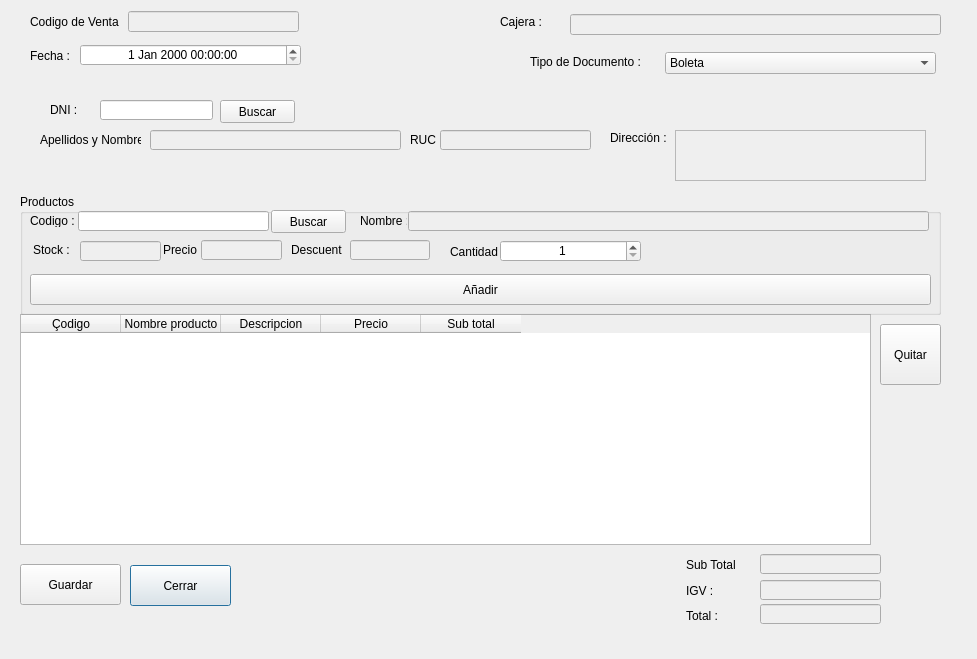
<?xml version="1.0" encoding="UTF-8"?>
<ui version="4.0">
 <class>FrmVenta</class>
 <widget class="QDialog" name="FrmVenta">
  <property name="geometry">
   <rect>
    <x>0</x>
    <y>0</y>
    <width>977</width>
    <height>659</height>
   </rect>
  </property>
  <property name="windowTitle">
   <string>Dialog</string>
  </property>
  <widget class="QComboBox" name="comboBox">
   <property name="geometry">
    <rect>
     <x>665</x>
     <y>52</y>
     <width>271</width>
     <height>22</height>
    </rect>
   </property>
   <item>
    <property name="text">
     <string>Boleta</string>
    </property>
   </item>
   <item>
    <property name="text">
     <string>Factura</string>
    </property>
   </item>
  </widget>
  <widget class="QLineEdit" name="leTotal">
   <property name="enabled">
    <bool>false</bool>
   </property>
   <property name="geometry">
    <rect>
     <x>760</x>
     <y>604</y>
     <width>121</width>
     <height>20</height>
    </rect>
   </property>
  </widget>
  <widget class="QPushButton" name="btnCerrar">
   <property name="geometry">
    <rect>
     <x>130</x>
     <y>565</y>
     <width>101</width>
     <height>41</height>
    </rect>
   </property>
   <property name="text">
    <string>Cerrar</string>
   </property>
  </widget>
  <widget class="QPushButton" name="pushButton_4">
   <property name="geometry">
    <rect>
     <x>880</x>
     <y>324</y>
     <width>61</width>
     <height>61</height>
    </rect>
   </property>
   <property name="text">
    <string>Quitar</string>
   </property>
  </widget>
  <widget class="QPushButton" name="btnGuardar">
   <property name="geometry">
    <rect>
     <x>20</x>
     <y>564</y>
     <width>101</width>
     <height>41</height>
    </rect>
   </property>
   <property name="text">
    <string>Guardar</string>
   </property>
  </widget>
  <widget class="QLineEdit" name="leSubTotal">
   <property name="enabled">
    <bool>false</bool>
   </property>
   <property name="geometry">
    <rect>
     <x>760</x>
     <y>554</y>
     <width>121</width>
     <height>20</height>
    </rect>
   </property>
  </widget>
  <widget class="QLabel" name="label">
   <property name="geometry">
    <rect>
     <x>30</x>
     <y>49</y>
     <width>47</width>
     <height>13</height>
    </rect>
   </property>
   <property name="text">
    <string>Fecha :</string>
   </property>
  </widget>
  <widget class="QDateTimeEdit" name="dteFechahora">
   <property name="geometry">
    <rect>
     <x>80</x>
     <y>44</y>
     <width>221</width>
     <height>22</height>
    </rect>
   </property>
   <property name="alignment">
    <set>Qt::AlignCenter</set>
   </property>
  </widget>
  <widget class="QLabel" name="label_2">
   <property name="geometry">
    <rect>
     <x>30</x>
     <y>14</y>
     <width>91</width>
     <height>16</height>
    </rect>
   </property>
   <property name="text">
    <string>Codigo de Venta :</string>
   </property>
  </widget>
  <widget class="QLineEdit" name="lecodigoVenta">
   <property name="enabled">
    <bool>false</bool>
   </property>
   <property name="geometry">
    <rect>
     <x>128</x>
     <y>11</y>
     <width>171</width>
     <height>21</height>
    </rect>
   </property>
  </widget>
  <widget class="QTableWidget" name="twProductos">
   <property name="geometry">
    <rect>
     <x>20</x>
     <y>314</y>
     <width>851</width>
     <height>231</height>
    </rect>
   </property>
   <column>
    <property name="text">
     <string>Çodigo</string>
    </property>
   </column>
   <column>
    <property name="text">
     <string>Nombre producto</string>
    </property>
   </column>
   <column>
    <property name="text">
     <string>Descripcion</string>
    </property>
   </column>
   <column>
    <property name="text">
     <string>Precio</string>
    </property>
   </column>
   <column>
    <property name="text">
     <string>Sub total</string>
    </property>
   </column>
  </widget>
  <widget class="QGroupBox" name="groupBox_2">
   <property name="geometry">
    <rect>
     <x>20</x>
     <y>194</y>
     <width>921</width>
     <height>121</height>
    </rect>
   </property>
   <property name="title">
    <string>Productos</string>
   </property>
   <widget class="QLabel" name="label_9">
    <property name="geometry">
     <rect>
      <x>10</x>
      <y>20</y>
      <width>47</width>
      <height>13</height>
     </rect>
    </property>
    <property name="text">
     <string>Codigo :</string>
    </property>
   </widget>
   <widget class="QLineEdit" name="lineEdit">
    <property name="geometry">
     <rect>
      <x>58</x>
      <y>17</y>
      <width>191</width>
      <height>20</height>
     </rect>
    </property>
   </widget>
   <widget class="QPushButton" name="cmdBuscarCodigo">
    <property name="geometry">
     <rect>
      <x>251</x>
      <y>16</y>
      <width>75</width>
      <height>23</height>
     </rect>
    </property>
    <property name="text">
     <string>Buscar</string>
    </property>
   </widget>
   <widget class="QLabel" name="label_10">
    <property name="geometry">
     <rect>
      <x>340</x>
      <y>20</y>
      <width>47</width>
      <height>13</height>
     </rect>
    </property>
    <property name="text">
     <string>Nombre :</string>
    </property>
   </widget>
   <widget class="QLineEdit" name="lineEdit_2">
    <property name="enabled">
     <bool>false</bool>
    </property>
    <property name="geometry">
     <rect>
      <x>388</x>
      <y>17</y>
      <width>521</width>
      <height>20</height>
     </rect>
    </property>
   </widget>
   <widget class="QLabel" name="label_11">
    <property name="geometry">
     <rect>
      <x>13</x>
      <y>49</y>
      <width>47</width>
      <height>13</height>
     </rect>
    </property>
    <property name="text">
     <string>Stock :</string>
    </property>
   </widget>
   <widget class="QLineEdit" name="lineEdit_3">
    <property name="enabled">
     <bool>false</bool>
    </property>
    <property name="geometry">
     <rect>
      <x>60</x>
      <y>47</y>
      <width>81</width>
      <height>20</height>
     </rect>
    </property>
   </widget>
   <widget class="QLabel" name="label_12">
    <property name="geometry">
     <rect>
      <x>143</x>
      <y>49</y>
      <width>47</width>
      <height>13</height>
     </rect>
    </property>
    <property name="text">
     <string>Precio :</string>
    </property>
   </widget>
   <widget class="QLineEdit" name="lineEdit_4">
    <property name="enabled">
     <bool>false</bool>
    </property>
    <property name="geometry">
     <rect>
      <x>181</x>
      <y>46</y>
      <width>81</width>
      <height>20</height>
     </rect>
    </property>
   </widget>
   <widget class="QLabel" name="label_13">
    <property name="geometry">
     <rect>
      <x>271</x>
      <y>48</y>
      <width>51</width>
      <height>16</height>
     </rect>
    </property>
    <property name="text">
     <string>Descuento :</string>
    </property>
   </widget>
   <widget class="QLineEdit" name="lineEdit_5">
    <property name="enabled">
     <bool>false</bool>
    </property>
    <property name="geometry">
     <rect>
      <x>330</x>
      <y>46</y>
      <width>80</width>
      <height>20</height>
     </rect>
    </property>
   </widget>
   <widget class="QPushButton" name="pushButton_3">
    <property name="geometry">
     <rect>
      <x>10</x>
      <y>80</y>
      <width>901</width>
      <height>31</height>
     </rect>
    </property>
    <property name="text">
     <string>Añadir</string>
    </property>
   </widget>
   <widget class="QLabel" name="label_19">
    <property name="geometry">
     <rect>
      <x>430</x>
      <y>50</y>
      <width>61</width>
      <height>16</height>
     </rect>
    </property>
    <property name="text">
     <string>Cantidad :</string>
    </property>
   </widget>
   <widget class="QSpinBox" name="spinBox">
    <property name="geometry">
     <rect>
      <x>480</x>
      <y>46</y>
      <width>141</width>
      <height>22</height>
     </rect>
    </property>
    <property name="alignment">
     <set>Qt::AlignCenter</set>
    </property>
    <property name="minimum">
     <number>1</number>
    </property>
    <property name="maximum">
     <number>1000</number>
    </property>
   </widget>
  </widget>
  <widget class="QLineEdit" name="lecodigoVenta_2">
   <property name="enabled">
    <bool>false</bool>
   </property>
   <property name="geometry">
    <rect>
     <x>570</x>
     <y>14</y>
     <width>371</width>
     <height>21</height>
    </rect>
   </property>
  </widget>
  <widget class="QLabel" name="label_7">
   <property name="geometry">
    <rect>
     <x>530</x>
     <y>54</y>
     <width>121</width>
     <height>16</height>
    </rect>
   </property>
   <property name="text">
    <string>Tipo de Documento :</string>
   </property>
  </widget>
  <widget class="QLabel" name="label_8">
   <property name="geometry">
    <rect>
     <x>500</x>
     <y>14</y>
     <width>91</width>
     <height>16</height>
    </rect>
   </property>
   <property name="text">
    <string>Cajera :</string>
   </property>
  </widget>
  <widget class="QWidget" name="layoutWidget">
   <property name="geometry">
    <rect>
     <x>686</x>
     <y>555</y>
     <width>54</width>
     <height>71</height>
    </rect>
   </property>
   <layout class="QVBoxLayout" name="verticalLayout">
    <item>
     <widget class="QLabel" name="label_20">
      <property name="text">
       <string>Sub Total :</string>
      </property>
     </widget>
    </item>
    <item>
     <widget class="QLabel" name="label_21">
      <property name="text">
       <string>IGV :</string>
      </property>
     </widget>
    </item>
    <item>
     <widget class="QLabel" name="label_22">
      <property name="text">
       <string>Total :</string>
      </property>
     </widget>
    </item>
   </layout>
  </widget>
  <widget class="QLineEdit" name="leIgv">
   <property name="enabled">
    <bool>false</bool>
   </property>
   <property name="geometry">
    <rect>
     <x>760</x>
     <y>580</y>
     <width>121</width>
     <height>20</height>
    </rect>
   </property>
  </widget>
  <widget class="QLineEdit" name="leApelNom">
   <property name="enabled">
    <bool>false</bool>
   </property>
   <property name="geometry">
    <rect>
     <x>150</x>
     <y>130</y>
     <width>251</width>
     <height>20</height>
    </rect>
   </property>
   <property name="maxLength">
    <number>8</number>
   </property>
  </widget>
  <widget class="QLabel" name="label_5">
   <property name="geometry">
    <rect>
     <x>410</x>
     <y>132</y>
     <width>41</width>
     <height>16</height>
    </rect>
   </property>
   <property name="text">
    <string>RUC :</string>
   </property>
  </widget>
  <widget class="QLineEdit" name="txtDNI">
   <property name="geometry">
    <rect>
     <x>100</x>
     <y>100</y>
     <width>113</width>
     <height>20</height>
    </rect>
   </property>
   <property name="maxLength">
    <number>8</number>
   </property>
  </widget>
  <widget class="QLabel" name="label_3">
   <property name="geometry">
    <rect>
     <x>50</x>
     <y>103</y>
     <width>47</width>
     <height>13</height>
    </rect>
   </property>
   <property name="text">
    <string>DNI :</string>
   </property>
  </widget>
  <widget class="QLabel" name="label_4">
   <property name="geometry">
    <rect>
     <x>40</x>
     <y>132</y>
     <width>101</width>
     <height>16</height>
    </rect>
   </property>
   <property name="text">
    <string>Apellidos y Nombres :</string>
   </property>
  </widget>
  <widget class="QLabel" name="label_6">
   <property name="geometry">
    <rect>
     <x>610</x>
     <y>130</y>
     <width>61</width>
     <height>16</height>
    </rect>
   </property>
   <property name="text">
    <string>Dirección :</string>
   </property>
  </widget>
  <widget class="QTextEdit" name="textEdit">
   <property name="enabled">
    <bool>false</bool>
   </property>
   <property name="geometry">
    <rect>
     <x>675</x>
     <y>130</y>
     <width>251</width>
     <height>51</height>
    </rect>
   </property>
  </widget>
  <widget class="QLineEdit" name="leRuc">
   <property name="enabled">
    <bool>false</bool>
   </property>
   <property name="geometry">
    <rect>
     <x>440</x>
     <y>130</y>
     <width>151</width>
     <height>20</height>
    </rect>
   </property>
   <property name="maxLength">
    <number>8</number>
   </property>
  </widget>
  <widget class="QPushButton" name="cmdBuscarDni">
   <property name="geometry">
    <rect>
     <x>220</x>
     <y>100</y>
     <width>75</width>
     <height>23</height>
    </rect>
   </property>
   <property name="text">
    <string>Buscar</string>
   </property>
  </widget>
 </widget>
 <resources/>
 <connections/>
</ui>
